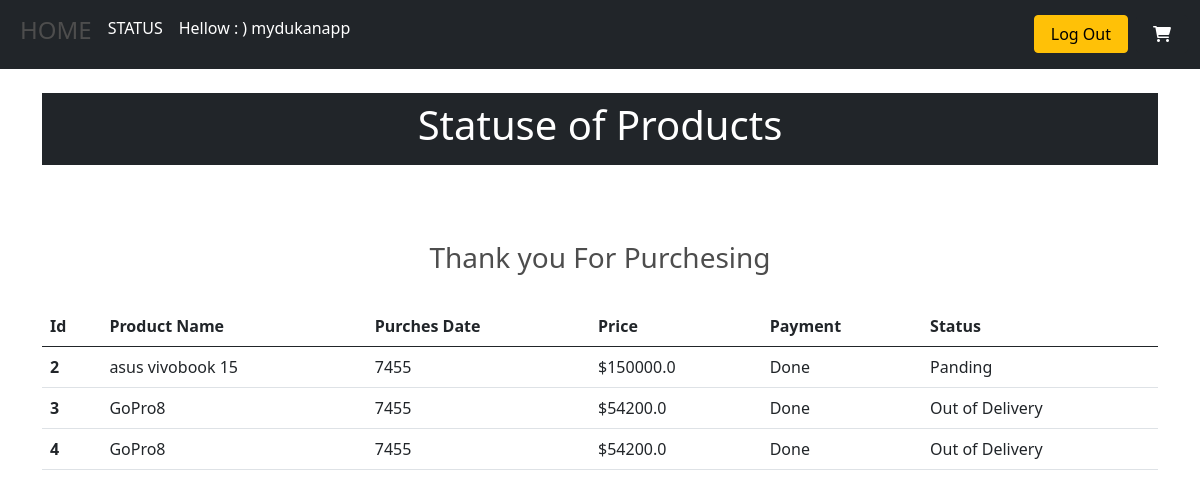
Screenshot of /Statuspage/ (signed in) with the database file from the repository.
### Mydukanapp/models.py (models this page shows, shortened)
class OrderStatuse(models.Model):
    STATUS = (
        ('Panding','Panding'),
        ('Out of Delivery','Out of Delivery'),
        ('Delivered','Delivered'),
    )
    customer=models.ForeignKey(Customer,null=True,on_delete=models.SET_NULL)
    product=models.ForeignKey(Products,null=True,on_delete=models.SET_NULL)
    date_orderd=models.DateTimeField(auto_now_add=True,null=True)
    transaction_id =models.CharField(max_length=100,null=True)
    status = models.CharField(max_length=100,null=True ,choices=STATUS,default="Panding")
    quntity=models.IntegerField(default=0,null=True,blank=True)

class Products(models.Model):
    name=models.CharField(max_length=100)
    price=models.FloatField(null=True)
    description =models.CharField(max_length=200)
    image=models.ImageField(upload_to ='images/products_images/')
    category =models.ManyToManyField(Tag)
    date_added=models.DateTimeField(auto_now_add=True,null=True)
    pices=models.FloatField(null=True)
    seller_name=models.CharField(max_length=100)
    offers=models.CharField(max_length=100)
    samples_image1=models.ImageField(upload_to ='images/samples_img/')
    samples_image2=models.ImageField(upload_to ='images/samples_img/')

### Mydukanapp/views.py (the view)
# urls.py: path('Statuspage/', views.Statuspage, name="Statuspage"),
def Statuspage(request):
    data = cartData(request)
    customer=data['customer']
    items = data['items']
    status = OrderStatuse.objects.filter(customer=customer.id)
    context={'status':status,'items':items}
    return render(request,"shop/Statuspage.html",context)

### Mydukanapp/models.py (called while the page is built)
	@property
	def get_cart_items(self):
		orderitems = self.orderitem_set.all()
		total = sum([item.quantity for item in orderitems])
		return total

### Mydukanapp/utils.py (called while the page is built)
def cartData(request):
	if request.user.is_authenticated:
		customer = request.user.customer
		order, created = Order.objects.get_or_create(customer=customer)
		items = order.orderitem_set.all()
		cartItems = order.get_cart_items
	else:
		cookieData = SessionCart(request)
		cartItems = cookieData['cartItems']
		order = cookieData['order']
		items = cookieData['items']
	return {'cartItems':cartItems ,'order':order, 'items':items,'customer':customer}

### templates/shop/Statuspage.html
{% extends 'shop/main.html' %}
{% load static %}
{% block content%}
<section>
    <div class="p-2 mb-1 bg-dark ">
        <h1 class="text-center text-white ">Statuse of Products</h1>
    </div>
    <div>
        <br><br><br>
    <h3 class="text-center">Thank you For Purchesing</h3>
    </div>
    <br>
    <table class="table">
        <thead>
          <tr>
            <th scope="col">Id</th>
            <th scope="col">Product Name</th>
            <th scope="col">Purches Date</th>
            <th scope="col">Price</th>
            <th scope="col">Payment</th>
            <th scope="col">Status</th>
          </tr>
        </thead>
        <tbody>
          {%for i in status %}
          <tr>
            <th scope="row">{{i.id}}</th>
            <td>{{i.product.name}}</td>
            <td>{{i.transaction_id}}</td>
            <td> ${{i.product.price}}</td>
            <td>Done</td>
            <td>{{i.status}}</td>
          </tr>
          {%endfor%}
        </tbody>
      </table>
</section>
{% endblock %}

### templates/shop/navbar.html (shortened to what this page needs)
<nav class="navbar navbar-expand-lg navbar-dark bg-dark">
    <div class="container-fluid">
      <div class="collapse navbar-collapse" id="navbarSupportedContent">
        <ul class="navbar-nav me-auto mb-2 mb-lg-0">
          <li class="nav-item">
            <a class="nav-link active" aria-current="page" href="{% url 'Homepage'%}"><h4>HOME</h4></a>
          </li>
          {% if user.is_authenticated %}
          <li class="nav-item">
            <a class="nav-link active" aria-current="page" href="{% url 'Statuspage'%}">STATUS</a>
          </li>
          <li class="nav-item">
            <a class="nav-link active" aria-current="page" href="{% url 'Statuspage'%}"> Hellow : ) {{user}}</a>
          </li>
          {%endif%}
        </ul>
        {% if user.is_authenticated %}
        <div class="d-flex align-items-center">
          <a href="{% url 'Logout'%}"><button type="button" class="btn btn-warning px-3 me-2">
            Log Out</button></a>
          <a class="btn btn-dark px-3" href="{% url 'Cartpage'%}"role="button"><i class="fa-solid fa-cart-shopping"></i></a>
          </div>
          {%endif%}
      </div>
    </div>
  </nav>

### static/css/main.css (style rules this page uses)
body { background-color: hsl(0, 0%, 98%); }
h1,h2,h3,h4,h5,h6 { color:hsl(0, 0%, 30%); }
.bg-dark { background-color: #4f868c!important; }
.btn { border-radius: 0; }

### rows the page displays
OrderStatuse: id "2", product.name "asus vivobook 15", transaction_id "7455", product.price "150000.0", status "Panding"
OrderStatuse: id "3", product.name "GoPro8", transaction_id "7455", product.price "54200.0", status "Out of Delivery"
OrderStatuse: id "4", product.name "GoPro8", transaction_id "7455", product.price "54200.0", status "Out of Delivery"

### other values shown
{{ user }} "mydukanapp"
